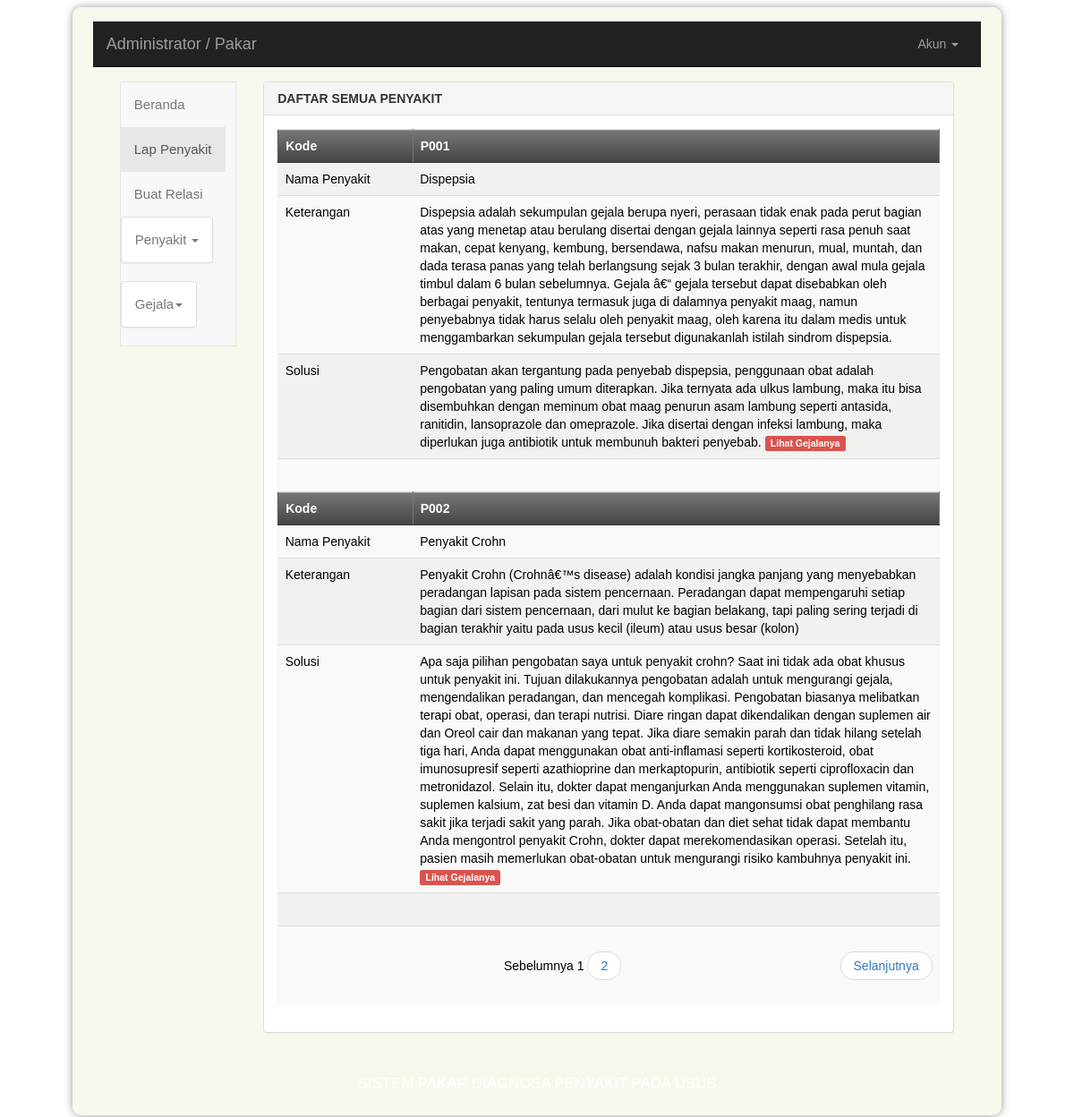
Page /pakar/LapPenyakitSemua.php (signed in) on the committed database.
### tables this page shows
CREATE TABLE `penyakit` (
  `kd_penyakit` varchar(4) NOT NULL,
  `nm_penyakit` varchar(60) NOT NULL,
  `keterangan` mediumtext NOT NULL,
  `solusi` mediumtext NOT NULL
);

### pakar/LapPenyakitSemua.php (the view, shortened to what this page needs)
<?php
include "../lib/inc.koneksidb.php";
?>
<!DOCTYPE html>
<html>
<head>
    <link rel="stylesheet" type="text/css" href="../css/style.css" />
    <link rel="stylesheet" type="text/css" href="../css/buttons.css" />
</head>
<body>
  <div class="container-fluid">
    <div class="isi"><br>
<nav class="navbar navbar-inverse navbar-static-top">
    <div class="container-fluid">
    <div class="navbar-header">
      <a class="navbar-brand" href="#">
        Administrator / Pakar
      </a>
    </div>
    <div class="collapse navbar-collapse" id="bs-example-navbar-collapse-1">
      <ul class="nav navbar-nav navbar-right">
        <li class="dropdown">
          <a href="#" class="dropdown-toggle" data-toggle="dropdown" role="button" aria-expanded="false">
            Akun
            <span class="caret"></span></a>
          </li>
        </ul>
      </div>
    </div>
  </nav> </br>
  <div class="container-fluid main-container">
      <div class="col-md-2 sidebar">
        <div class="row">
   <div class="collapse navbar-collapse" id="bs-example-navbar-collapse-2">
  <div class="side-menu">
    <nav class="navbar navbar-default" role="navigation">
      <div class="side-menu-container">
        <ul class="nav navbar-nav">
          <li><a href="index.php">Beranda</a></li>
          <li class="active"><a href="LapPenyakitSemua.php">Lap Penyakit</a></li>
          <li><a href="RelasiAddPilih.php">Buat Relasi</a></li>
          <li class="panel panel-default" id="dropdown">
            <a data-toggle="collapse" href="#dropdown-penyakit">
             Penyakit <span class="caret"></span>
            </a>
          </li>
          <li class="panel panel-default" id="dropdown">
            <a data-toggle="collapse" href="#dropdown-gejala">
             Gejala<span class="caret"></span>
            </a>
          </li>
        </ul>
      </div>
    </nav>
  </div>
</div>
  </div>
</div>
      <div class="col-md-10 content">
          <div class="panel panel-default">
  <div class="panel-heading">
    <b>DAFTAR SEMUA PENYAKIT</b>
  </div>
  <div class="panel-body">
    <table class="table table-striped">
  <?php
$batas = 2;
$pg = isset( $_GET['pg'] ) ? $_GET['pg'] : "";
if ( empty( $pg ) ) {
$posisi = 0;
$pg = 1;
} else {
$posisi = ( $pg - 1 ) * $batas;
}
  $sql = "SELECT * FROM penyakit ORDER BY kd_penyakit LIMIT $posisi, $batas";
  $qry = mysql_query($sql, $koneksi)  or die ("SQL Error".mysql_error());
  while ($data=mysql_fetch_array($qry)) {
  ?>
  <tr>
    <th width="120"><b>Kode</b></th>
    <th width="469"><b><?php echo $data['kd_penyakit']; ?></b></th>
  </tr>
  <tr>
    <td valign="top">Nama Penyakit </td>
    <td><?php echo $data['nm_penyakit']; ?></td>
  </tr>
  <tr>
    <td valign="top">Keterangan</td>
    <td><?php echo $data['keterangan']; ?></td>
  </tr>
  <tr>
    <td valign="top">Solusi</td>
    <td><?php echo $data['solusi']; ?>
    <a href="LapGejalaPenyakit2.php?kdSakit=<?php echo $data['kd_penyakit']; ?>" target="_self"><span class="label label-danger">Lihat Gejalanya</span></a></td>
  </tr>
  <tr>
    <td colspan="2">&nbsp;</td>
  </tr>
  <?php
  }
  ?>
<tr>
<td colspan="2">
<?php
$jml_data = mysql_num_rows(mysql_query("SELECT * FROM penyakit ORDER BY kd_penyakit"));
$JmlHalaman = ceil($jml_data/$batas);
if ( $pg > 1 ) {
$link = $pg-1;
$prev = "<a href='?pg=$link'>Sebelumnya </a>";
} else {
$prev = "Sebelumnya ";
}
$nmr = '';
for ( $i = 1; $i<= $JmlHalaman; $i++ ){
if ( $i == $pg ) {
$nmr .= $i . " ";
} else {
$nmr .= "<a href='?pg=$i'>$i</a> ";
}
}
if ( $pg < $JmlHalaman ) {
$link = $pg + 1;
$next = "<a href='?pg=$link'>Selanjutnya</a>";
} else {
$next = " Selanjutnya";
}
echo '<ul class=pager><li class=previous>'.$prev.'</li><li>'.$nmr.'</li><li class=next>'.$next.'</li></ul>';
?>
</td>
</tr>
</table>
</div>
</div>
      </div>
    </div>
<div class="bawah"><div class="copy">
            <p> Sistem Pakar Diagnosa Penyakit Pada Usus </p>
        </div>
    </div>
</div>
</div>
</body>
</html>

### rows in the picture
penyakit: kd_penyakit "P001", nm_penyakit "Dispepsia", keterangan "Dispepsia adalah sekumpulan gejala berupa nyeri, perasaan tidak enak pada perut bagian atas yang menetap atau berulang disertai dengan gejala lainnya seperti rasa penuh saat makan, cepat kenyang, kembung, bersendawa, nafsu makan menurun, mual, muntah, dan dada terasa panas yang telah berlangsung sejak 3 bulan terakhir, dengan awal mula gejala timbul dalam 6 bulan sebelumnya. Gejala â€“ gejala tersebut dapat disebabkan oleh berbagai penyakit, tentunya termasuk juga di dalamnya penyakit maag, namun penyebabnya tidak harus selalu oleh penyakit maag, oleh karena itu dalam medis untuk menggambarkan sekumpulan gejala tersebut digunakanlah istilah sindrom dispepsia.", solusi "Pengobatan akan tergantung pada penyebab dispepsia, penggunaan obat adalah pengobatan yang paling umum diterapkan. Jika ternyata ada ulkus lambung, maka itu bisa disembuhkan dengan meminum obat maag penurun asam lambung seperti antasida, ranitidin, lansoprazole dan omeprazole. Jika disertai dengan infeksi lambung, maka diperlukan juga antibiotik untuk membunuh bakteri penyebab."
penyakit: kd_penyakit "P002", nm_penyakit "Penyakit Crohn", keterangan "Penyakit Crohn (Crohnâ€™s disease) adalah kondisi jangka panjang yang menyebabkan peradangan lapisan pada sistem pencernaan. Peradangan dapat mempengaruhi setiap bagian dari sistem pencernaan, dari mulut ke bagian belakang, tapi paling sering terjadi di bagian terakhir yaitu pada usus kecil (ileum) atau usus besar (kolon)", solusi "Apa saja pilihan pengobatan saya untuk penyakit crohn? Saat ini tidak ada obat khusus untuk penyakit ini. Tujuan dilakukannya pengobatan adalah untuk mengurangi gejala, mengendalikan peradangan, dan mencegah komplikasi. Pengobatan biasanya melibatkan terapi obat, operasi, dan terapi nutrisi. Diare ringan dapat dikendalikan dengan suplemen air dan Oreol cair dan makanan yang tepat. Jika diare semakin parah dan tidak hilang setelah tiga hari, Anda dapat menggunakan obat anti-inflamasi seperti kortikosteroid, obat imunosupresif seperti azathioprine dan merkaptopurin, antibiotik seperti ciprofloxacin dan metronidazol. Selain itu, dokter dapat menganjurkan Anda menggunakan suplemen vitamin,…"

### other values in the picture
$prev "Sebelumnya"
